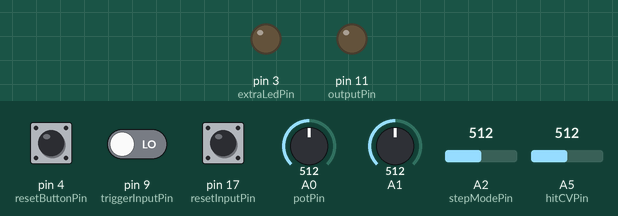
This sketch was run on a simulated Arduino Uno, built with avr-gcc and run on an emulated ATmega328P. On the bench: output pins drawn as LEDs (lit = HIGH). Inputs (shaded band) come from the test bench; at power-on: A2 (stepModePin) = 512, pin 9 (triggerInputPin) LOW, pin 4 (resetButtonPin) HIGH, A0 (potPin) = 512, A1 = 512, pin 17 (resetInputPin) LOW, A5 (hitCVPin) = 512.

Above: at 1.2 s.
1.3 s: A2 (stepModePin) set to 330
At 1.7 s:
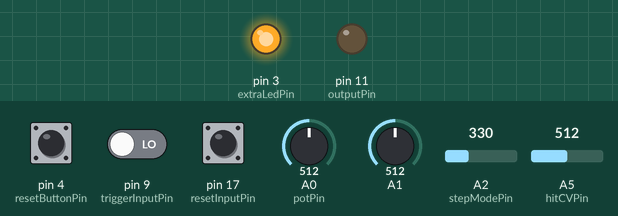
3.3 s: pin 9 (triggerInputPin) driven HIGH
At 4.1 s:
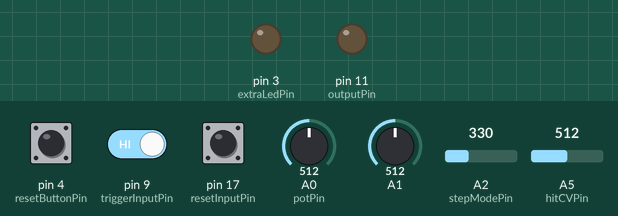
Timing chart, 0 to 6.3 s (numbered marks = the images above; inputs shaded):
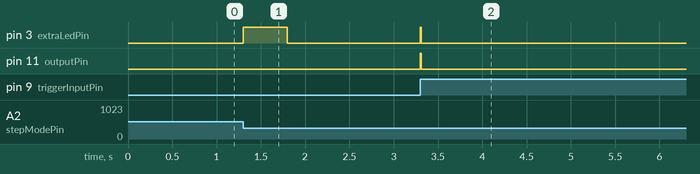

The sketch:

steplengtheuclidian.ino
```cpp
/*
knzet euclidian sequencer for MOD1, based on HAGIWO's euclidian sequencer code
5, 6, 7, 8, 12, or 16 step sequencer. Adjustable rhythm rotation and number of hits.

--Pin assign---
POT1  A0  number of hits
POT2  A1  rhythm rotation
POT3  A2  step length (5, 6, 7, 8, 12, 16)
F1    D17  reset step in
F2    D9  clock in
F3    D10  number of hits CV
F4    D11 Trigger outpu
BUTTON    reset step
LED       Trigger output
EEPROM    N/A

[Difference from HAGIWO's version]
v1.0.0  - Add: Rhythm rotation control via pot2, step length modes (5,6,7,8,12,16), removed hit probability
*/

// Definition of Euclidean rhythms arrays for different step lengths
const int euclidean_rhythm_5[6][5] = {
    {0, 0, 0, 0, 0}, // Hits: 0
    {1, 0, 0, 0, 0}, // Hits: 1
    {1, 0, 1, 0, 0}, // Hits: 2
    {1, 0, 1, 0, 1}, // Hits: 3
    {1, 1, 1, 0, 1}, // Hits: 4
    {1, 1, 1, 1, 1}, // Hits: 5
};

const int euclidean_rhythm_6[7][6] = {
    {0, 0, 0, 0, 0, 0}, // Hits: 0
    {1, 0, 0, 0, 0, 0}, // Hits: 1
    {1, 0, 0, 1, 0, 0}, // Hits: 2
    {1, 0, 1, 0, 1, 0}, // Hits: 3
    {1, 1, 0, 1, 1, 0}, // Hits: 4
    {1, 1, 1, 1, 1, 0}, // Hits: 5
    {1, 1, 1, 1, 1, 1}, // Hits: 6
};

const int euclidean_rhythm_7[8][7] = {
    {0, 0, 0, 0, 0, 0, 0}, // Hits: 0
    {1, 0, 0, 0, 0, 0, 0}, // Hits: 1
    {1, 0, 0, 1, 0, 0, 0}, // Hits: 2
    {1, 0, 1, 0, 1, 0, 0}, // Hits: 3
    {1, 0, 1, 0, 1, 0, 1}, // Hits: 4
    {1, 1, 0, 1, 1, 0, 1}, // Hits: 5
    {1, 1, 1, 1, 1, 1, 0}, // Hits: 6
    {1, 1, 1, 1, 1, 1, 1}, // Hits: 7
};

const int euclidean_rhythm[9][8] = {
    {0, 0, 0, 0, 0, 0, 0, 0}, // Hits: 0
    {1, 0, 0, 0, 0, 0, 0, 0}, // Hits: 1
    {1, 0, 0, 0, 1, 0, 0, 0}, // Hits: 2
    {1, 0, 1, 0, 0, 1, 0, 0}, // Hits: 3
    {1, 0, 1, 0, 1, 0, 1, 0}, // Hits: 4
    {1, 1, 0, 1, 1, 0, 1, 0}, // Hits: 5
    {1, 1, 1, 0, 1, 1, 1, 0}, // Hits: 6
    {1, 1, 1, 1, 1, 1, 1, 0}, // Hits: 7
    {1, 1, 1, 1, 1, 1, 1, 1}, // Hits: 8
};

const int euclidean_rhythm_12[13][12] = {
    {0, 0, 0, 0, 0, 0, 0, 0, 0, 0, 0, 0}, // Hits: 0
    {1, 0, 0, 0, 0, 0, 0, 0, 0, 0, 0, 0}, // Hits: 1
    {1, 0, 0, 0, 0, 0, 1, 0, 0, 0, 0, 0}, // Hits: 2
    {1, 0, 0, 0, 1, 0, 0, 0, 1, 0, 0, 0}, // Hits: 3
    {1, 0, 0, 1, 0, 0, 1, 0, 0, 1, 0, 0}, // Hits: 4
    {1, 0, 1, 0, 1, 0, 0, 1, 0, 1, 0, 0}, // Hits: 5
    {1, 0, 1, 0, 1, 0, 1, 0, 1, 0, 1, 0}, // Hits: 6
    {1, 1, 0, 1, 0, 1, 1, 0, 1, 0, 1, 0}, // Hits: 7
    {1, 1, 0, 1, 1, 0, 1, 1, 0, 1, 1, 0}, // Hits: 8
    {1, 1, 1, 0, 1, 1, 1, 0, 1, 1, 1, 0}, // Hits: 9
    {1, 1, 1, 1, 1, 0, 1, 1, 1, 1, 1, 0}, // Hits: 10
    {1, 1, 1, 1, 1, 1, 1, 1, 1, 1, 1, 0}, // Hits: 11
    {1, 1, 1, 1, 1, 1, 1, 1, 1, 1, 1, 1}, // Hits: 12
};

const int euclidean_rhythm_16[17][16] = {
    {0, 0, 0, 0, 0, 0, 0, 0, 0, 0, 0, 0, 0, 0, 0, 0}, // Hits: 0
    {1, 0, 0, 0, 0, 0, 0, 0, 0, 0, 0, 0, 0, 0, 0, 0}, // Hits: 1
    {1, 0, 0, 0, 0, 0, 0, 0, 1, 0, 0, 0, 0, 0, 0, 0}, // Hits: 2
    {1, 0, 0, 0, 0, 1, 0, 0, 0, 0, 1, 0, 0, 0, 0, 0}, // Hits: 3
    {1, 0, 0, 0, 1, 0, 0, 0, 1, 0, 0, 0, 1, 0, 0, 0}, // Hits: 4
    {1, 0, 0, 1, 0, 0, 1, 0, 0, 1, 0, 0, 1, 0, 0, 0}, // Hits: 5
    {1, 0, 1, 0, 0, 1, 0, 0, 1, 0, 1, 0, 0, 1, 0, 0}, // Hits: 6
    {1, 0, 1, 0, 1, 0, 1, 0, 0, 1, 0, 1, 0, 1, 0, 0}, // Hits: 7
    {1, 0, 1, 0, 1, 0, 1, 0, 1, 0, 1, 0, 1, 0, 1, 0}, // Hits: 8
    {1, 1, 0, 1, 0, 1, 0, 1, 1, 0, 1, 0, 1, 0, 1, 0}, // Hits: 9
    {1, 1, 0, 1, 1, 0, 1, 0, 1, 1, 0, 1, 1, 0, 1, 0}, // Hits: 10
    {1, 1, 1, 0, 1, 1, 0, 1, 1, 0, 1, 1, 0, 1, 1, 0}, // Hits: 11
    {1, 1, 1, 0, 1, 1, 1, 0, 1, 1, 1, 0, 1, 1, 1, 0}, // Hits: 12
    {1, 1, 1, 1, 1, 0, 1, 1, 1, 1, 0, 1, 1, 1, 1, 0}, // Hits: 13
    {1, 1, 1, 1, 1, 1, 1, 0, 1, 1, 1, 1, 1, 1, 1, 0}, // Hits: 14
    {1, 1, 1, 1, 1, 1, 1, 1, 1, 1, 1, 1, 1, 1, 1, 0}, // Hits: 15
    {1, 1, 1, 1, 1, 1, 1, 1, 1, 1, 1, 1, 1, 1, 1, 1}, // Hits: 16
};

// Pin definitions and timing settings
const int resetInputPin = 17; // Pin for step reset
const int resetButtonPin = 4; // Pin for reset button
const int outputPin = 11; // Trigger output pin
const int hitCVPin = A5; // Trigger CV input pin
const int extraLedPin = 3; // Extra LED connected to D3 pin
const int triggerInputPin = 9; // Trigger input pin
const int potPin = A0; // Potentiometer pin
const int stepModePin = A2; // Analog pin for selecting step mode
const unsigned long triggerTime = 10; // Trigger duration in milliseconds

// State management variables
unsigned long triggerStartMillis = 0; // Trigger start time
int currentStep = 0; // Current step index
bool isTriggering = false; // Triggering state flag
bool lastTriggerInputState = false; // Previous trigger input state
static int currentStepLength = 8; // Current step length (5, 6, 7, 8, 12, or 16)
static int lastStepLength = 8; // Last step length state
unsigned long modeChangeLedStartMillis = 0; // LED start time for mode change
bool isModeChangeLedOn = false; // LED state for mode change
bool disableOutputLed = false; // Flag to disable output LED during mode change

// Debounce variables
unsigned long lastResetDebounceTime = 0; // Last debounce time for reset button
const unsigned long resetDebounceDelay = 50; // Debounce delay in milliseconds

// Function to map analog value to step length
int getStepLength(int analogValue) {
  // Map A2 analog value (0-1023) to discrete step lengths
  // 8 should be at 12:00 position (~511)
  if (analogValue < 170) return 5;      // 0-170: 5 steps
  else if (analogValue < 340) return 6; // 171-340: 6 steps
  else if (analogValue < 511) return 7; // 341-511: 7 steps
  else if (analogValue < 682) return 8; // 512-682: 8 steps (center)
  else if (analogValue < 853) return 12; // 683-853: 12 steps
  else return 16;                        // 854-1023: 16 steps
}

void setup() {
  lastStepLength = currentStepLength; // Initialize last mode state
  pinMode(resetInputPin, INPUT); // Set step reset pin as input
  pinMode(resetButtonPin, INPUT_PULLUP); // Set reset button pin as input with pull-up
  pinMode(outputPin, OUTPUT);
  pinMode(extraLedPin, OUTPUT);
  pinMode(triggerInputPin, INPUT);
  pinMode(potPin, INPUT);
  digitalWrite(outputPin, LOW);
}

void loop() {
  // Read A2 value to determine step length
  int stepModeValue = min(analogRead(stepModePin)+5, 1023); // v1.1 FIX
  currentStepLength = getStepLength(stepModeValue);

  // Detect step length change and trigger LED indicator
  if (currentStepLength != lastStepLength) {
    lastStepLength = currentStepLength;
    isModeChangeLedOn = true;
    modeChangeLedStartMillis = millis();
    disableOutputLed = true;
    digitalWrite(extraLedPin, HIGH);
  }

  // Turn off LED after the appropriate time
  if (isModeChangeLedOn) {
    unsigned long ledDuration = (currentStepLength >= 12) ? 1000 : 500;
    if (millis() - modeChangeLedStartMillis >= ledDuration) {
      digitalWrite(extraLedPin, LOW);
      isModeChangeLedOn = false;
      disableOutputLed = false; // Re-enable output LED
    }
  }

  // Read potentiometer value to select Hits
  int potValue = min(analogRead(potPin)+5 + analogRead(hitCVPin), 1023);//v1.1 FIX

  // Explicitly set range for Hits selection based on current step length
  int selectedHits = map(potValue, 0, 1023, 0, currentStepLength);

  // Read rotation value from pot2 (A1) and map to rotation steps
  int rotationValue = min(analogRead(A1)+5, 1023); // v1.1 FIX
  int rotation = map(rotationValue, 0, 1023, 0, currentStepLength);

  // Check trigger input
  bool triggerInput = digitalRead(triggerInputPin) == HIGH;
  if (triggerInput && !lastTriggerInputState) {
    // Advance step on LOW to HIGH transition of trigger input

    // Calculate rotated step index
    int rotatedStep = (currentStep - rotation + currentStepLength) % currentStepLength;

    // Output based on current step with rotation applied
    if (!disableOutputLed) { // Skip output LED if mode change LED is active
      bool shouldTrigger = false;

      // Access pattern array based on current step length
      if (currentStepLength == 5) {
        if (selectedHits <= 5 && euclidean_rhythm_5[selectedHits][rotatedStep] == 1) {
          shouldTrigger = true;
        }
      } else if (currentStepLength == 6) {
        if (selectedHits <= 6 && euclidean_rhythm_6[selectedHits][rotatedStep] == 1) {
          shouldTrigger = true;
        }
      } else if (currentStepLength == 7) {
        if (selectedHits <= 7 && euclidean_rhythm_7[selectedHits][rotatedStep] == 1) {
          shouldTrigger = true;
        }
      } else if (currentStepLength == 8) {
        if (selectedHits <= 8 && euclidean_rhythm[selectedHits][rotatedStep] == 1) {
          shouldTrigger = true;
        }
      } else if (currentStepLength == 12) {
        if (selectedHits <= 12 && euclidean_rhythm_12[selectedHits][rotatedStep] == 1) {
          shouldTrigger = true;
        }
      } else if (currentStepLength == 16) {
        if (selectedHits <= 16 && euclidean_rhythm_16[selectedHits][rotatedStep] == 1) {
          shouldTrigger = true;
        }
      }

      if (shouldTrigger) {
        digitalWrite(outputPin, HIGH); // Start trigger
        digitalWrite(extraLedPin, HIGH); // Turn on extra LED
        triggerStartMillis = millis();
        isTriggering = true;
      }

      // Advance to next step
      currentStep = (currentStep + 1) % currentStepLength;
    }
  }

  // Check reset input or reset button with debounce
  bool resetInput = digitalRead(resetInputPin) == HIGH;
  bool resetButton = digitalRead(resetButtonPin) == LOW; // Button is active LOW
  static bool lastResetInputState = false; // Previous reset input state

  if ((resetInput || resetButton) && !lastResetInputState) {
    if (millis() - lastResetDebounceTime > resetDebounceDelay) {
      lastResetDebounceTime = millis();
      currentStep = 0; // Reset to first step
    }
  }
  lastResetInputState = resetInput || resetButton;

  // Update trigger input state
  lastTriggerInputState = triggerInput;

  // Handle triggering process
  if (isTriggering) {
    if (millis() - triggerStartMillis >= triggerTime) {
      digitalWrite(outputPin, LOW); // End trigger
      if (!disableOutputLed) {
        digitalWrite(extraLedPin, LOW); // Turn off extra LED
      }
      isTriggering = false;
    }
  }
}
```

Measured:
- after the input at 1.3 s, pin 3 (extraLedPin): LOW → HIGH at once, → LOW 0.50 s later
- after the input at 3.3 s, pin 3 (extraLedPin), pin 11 (outputPin): LOW → HIGH at once, → LOW 0.01 s later
